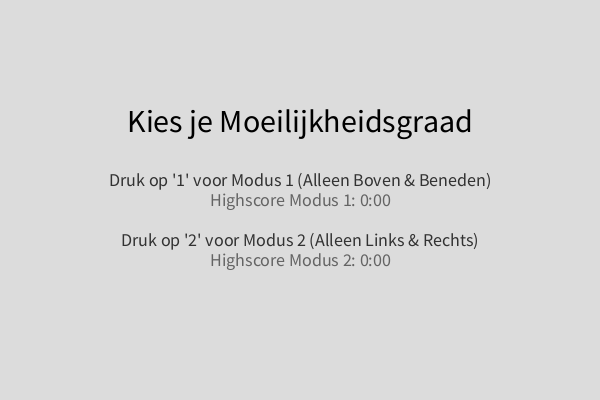
Frame 1 (no input)
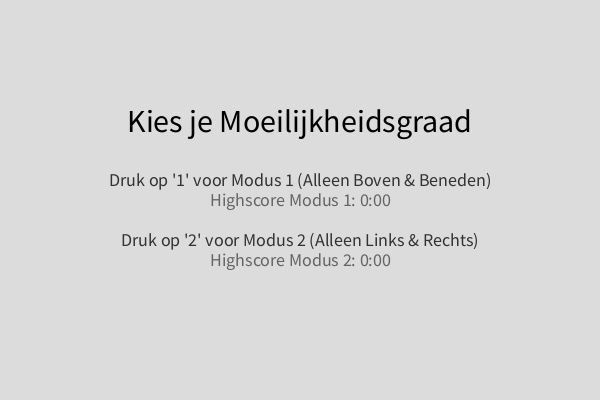
Frame 60 (the mouse pressed at the canvas centre just before this capture)
Frame 120 (the mouse held since frame 60 and released just before this capture): identical to frame 60, image omitted

The Processing sketch that drew these frames (run headless with seeded random() and noise(); from frame 60 on, the mouse is pressed at the canvas centre):

// Processing sketch: eindopdracht2
// ── eindopdracht2.pde
float x = 300;
float y = 200;
float speed = 7;

// Lijn 1 eigenschappen (Boven naar Beneden)
float lineY1 = 0;
float lineSnelheid1 = 3;
float gatX1;

// Lijn 2 eigenschappen (Boven naar Beneden)
float lineY2 = -250;
float lineSnelheid2 = 3;
float gatX2;

// Lijn 3 eigenschappen (Links naar Rechts)
float lineX3 = 0;
float lineSnelheid3 = 4.0; // Verhoogd van 2.5 naar 4.0
float gatY3;

// Lijn 4 eigenschappen (Rechts naar Links)
float lineX4 = 800; 
float lineSnelheid4 = -4.0; // Verhoogd van -2.5 naar -4.0
float gatY4;

float gatBrebreedte = 100;
boolean gameOver = false;

// ONZICHTBARE HULPMIDDELEN VOOR DE BALANS
float minAfstand = 180;      
float maxGatVerschil = 150;  

// 0 = Menu, 1 = Alleen boven/beneden, 2 = Alleen links/rechts
int speelModus = 0; 

// SCORE EN HIGHSCORE VARIABELEN
int startTijd;    
int score = 0;    
int highscoreModus1 = 0; 
int highscoreModus2 = 0; 

void setup(){
  size(600, 400);
  gatX1 = random(50, width - 50 - gatBrebreedte);
  gatX2 = genereerNieuwGat(gatX1, width);
  gatY3 = random(50, height - 50 - gatBrebreedte);
  gatY4 = genereerNieuwGat(gatY3, height);
}

void draw(){
  background(220, 220, 220);
  
  if (speelModus == 0) {
    // HOOFDMENU
    fill(0);
    textAlign(CENTER, CENTER);
    textSize(32);
    text("Kies je Moeilijkheidsgraad", width/2, height/2 - 80);
    
    textSize(18);
    fill(50);
    // Modus 1 tekst + highscore
    text("Druk op '1' voor Modus 1 (Alleen Boven & Beneden)", width/2, height/2 - 20);
    fill(100);
    text("Highscore Modus 1: " + formatteerTijd(highscoreModus1), width/2, height/2);
    
    // Modus 2 tekst + highscore
    fill(50);
    text("Druk op '2' voor Modus 2 (Alleen Links & Rechts)", width/2, height/2 + 40);
    fill(100);
    text("Highscore Modus 2: " + formatteerTijd(highscoreModus2), width/2, height/2 + 60);
    
    if (keyPressed) {
      if (key == '1') { speelModus = 1; herstartSpel(); }
      else if (key == '2') { speelModus = 2; herstartSpel(); }
    }
  } 
  else if (!gameOver) {
    score = (millis() - startTijd) / 1000;

    // 1. BESTURING VAN DE CIRKEL
    if (keyPressed) {
      if (key == CODED) {
        if (keyCode == UP) y = y - speed;
        else if (keyCode == DOWN) y = y + speed;
        else if (keyCode == LEFT) x = x - speed;
        else if (keyCode == RIGHT) x = x + speed;
      }
    }

    // Randen van het scherm controleren
    if (x < 20) x = 20; else if (x > width - 20) x = width - 20;
    if (y < 20) y = 20; else if (y > height - 20) y = height - 20;

    stroke(0);
    strokeWeight(6);

    // 2. LIJNEN BEWEGEN, TEKENEN & BOTSINGEN

    // --- ALLEEN ACTIEF IN MODUS 1 (Horizontale lijnen) ---
    if (speelModus == 1) {
      lineY1 = lineY1 + lineSnelheid1;
      lineY2 = lineY2 + lineSnelheid2;

      if (lineY1 > height) {
        lineY1 = min(lineY2 - minAfstand, -50); 
        lineSnelheid1 = random(2.5, 4.0); 
        gatX1 = genereerNieuwGat(gatX2, width);
      }
      if (lineY2 > height) {
        lineY2 = min(lineY1 - minAfstand, -50); 
        lineSnelheid2 = random(2.5, 4.0);
        gatX2 = genereerNieuwGat(gatX1, width);
      }

      // Horizontale lijnen tekenen
      line(0, lineY1, gatX1, lineY1); line(gatX1 + gatBrebreedte, lineY1, width, lineY1);
      line(0, lineY2, gatX2, lineY2); line(gatX2 + gatBrebreedte, lineY2, width, lineY2);

      // Botsing checken
      if (abs(y - lineY1) < 20 && (x < gatX1 || x > (gatX1 + gatBrebreedte))) geefGameOver();
      if (abs(y - lineY2) < 20 && (x < gatX2 || x > (gatX2 + gatBrebreedte))) geefGameOver();
    }

    // --- ALLEEN ACTIEF IN MODUS 2 (Verticale lijnen) ---
    if (speelModus == 2) {
      lineX3 = lineX3 + lineSnelheid3;
      lineX4 = lineX4 + lineSnelheid4;

      if (lineX3 > width) {
        lineX3 = -50; 
        lineSnelheid3 = random(4.0, 5.5); // Verhoogd van (2.5, 4.0) naar (4.0, 5.5)
        gatY3 = genereerNieuwGat(gatY4, height);
      }
      if (lineX4 < -50) {
        lineX4 = max(lineX3 + width + minAfstand, width + 50);
        lineSnelheid4 = random(-5.5, -4.0); // Verhoogd van (-4.0, -2.5) naar (-5.5, -4.0)
        gatY4 = genereerNieuwGat(gatY3, height);
      }

      // Verticale lijnen tekenen
      line(lineX3, 0, lineX3, gatY3); line(lineX3, gatY3 + gatBrebreedte, lineX3, height);
      line(lineX4, 0, lineX4, gatY4); line(lineX4, gatY4 + gatBrebreedte, lineX4, height);

      // Botsing checken
      if (abs(x - lineX3) < 20 && (y < gatY3 || y > (gatY3 + gatBrebreedte))) geefGameOver();
      if (abs(x - lineX4) < 20 && (y < gatY4 || y > (gatY4 + gatBrebreedte))) geefGameOver();
    }

    // Teken de speler
    noStroke(); fill(204, 0, 0); ellipse(x, y, 40, 40);

    // Live score
    fill(50); textSize(20); textAlign(LEFT, TOP);
    text("Tijd: " + formatteerTijd(score), 20, 20);
  } 
  else {
    // GAME OVER SCHERM
    fill(0); textSize(32); textAlign(CENTER, CENTER);
    text("Game Over!", width/2, height/2 - 60);
    
    textSize(22); fill(204, 0, 0);
    text("Je hebt het " + formatteerTijd(score) + " volgehouden!", width/2, height/2 - 15);
    
    textSize(16); fill(0);
    text("Druk op 'R' om dezelfde modus opnieuw te starten", width/2, height/2 + 35);
    text("Druk op 'M' om terug te gaan naar het menu", width/2, height/2 + 65);
    
    if (keyPressed) {
      if (key == 'r' || key == 'R') herstartSpel();
      else if (key == 'm' || key == 'M') speelModus = 0;
    }
  }
}

String formatteerTijd(int totaleSeconden) {
  int minuten = totaleSeconden / 60;
  int seconden = totaleSeconden % 60;
  return minuten + ":" + nf(seconden, 2);
}

void geefGameOver() {
  gameOver = true;
  if (speelModus == 1 && score > highscoreModus1) {
    highscoreModus1 = score;
  } else if (speelModus == 2 && score > highscoreModus2) {
    highscoreModus2 = score;
  }
}

float genereerNieuwGat(float vorigGat, float maxSchermGrootte) {
  float nieuwGat = random(vorigGat - maxGatVerschil, vorigGat + maxGatVerschil);
  return constrain(nieuwGat, 50, maxSchermGrootte - 50 - gatBrebreedte);
}

void herstartSpel() {
  x = 300;
  y = 200;
  
  lineY1 = -50;
  lineY2 = lineY1 - minAfstand; 
  lineX3 = -50;
  lineX4 = width + 50 + minAfstand; 
  
  lineSnelheid1 = 3.0;
  lineSnelheid2 = 3.0;
  lineSnelheid3 = 4.0; // Verhoogde startsnelheid bij herstart
  lineSnelheid4 = -4.0; // Verhoogde startsnelheid bij herstart

  gatX1 = random(50, width - 50 - gatBrebreedte);
  gatX2 = genereerNieuwGat(gatX1, width);
  gatY3 = random(50, height - 50 - gatBrebreedte);
  gatY4 = genereerNieuwGat(gatY3, height);
  
  startTijd = millis();
  score = 0;
  gameOver = false;
}
